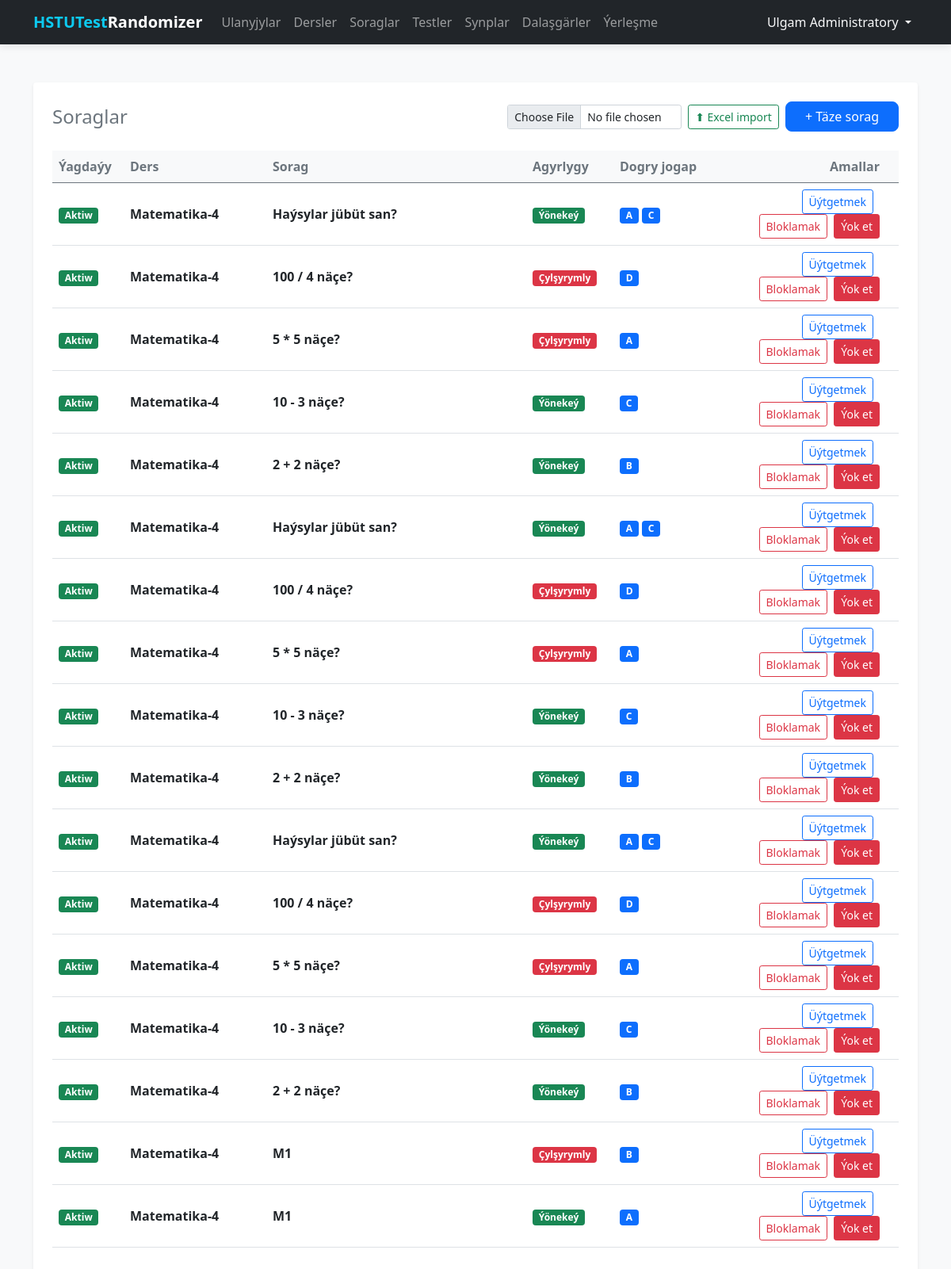
The page /questions/ (signed in) on the database its author committed.
### tables this page shows
CREATE TABLE users (
    id INTEGER PRIMARY KEY AUTOINCREMENT,
    full_name TEXT NOT NULL,
    username TEXT UNIQUE NOT NULL,
    password TEXT NOT NULL
);

CREATE TABLE questions (
    id INTEGER PRIMARY KEY AUTOINCREMENT,
    subject_id INTEGER NOT NULL,
    question_text TEXT,
    question_image TEXT,
    correct_option TEXT NOT NULL,
    difficulty TEXT NOT NULL DEFAULT 'easy' CHECK (difficulty IN ('easy', 'hard')),
    is_active INTEGER DEFAULT 1,
    FOREIGN KEY (subject_id) REFERENCES subjects(id)
);

CREATE TABLE subjects (
    id INTEGER PRIMARY KEY AUTOINCREMENT,
    name TEXT NOT NULL UNIQUE,
    answer_count INTEGER NOT NULL DEFAULT 4,
    is_active INTEGER DEFAULT 1
);

### routes/questions.py (the view)
@questions_bp.route('/')
@login_required
def index():
    db = get_db_connection()
    rows = db.execute(
        '''
        SELECT
            q.id, q.is_active, q.subject_id,
            s.name AS subject_name,
            q.question_text, q.question_image,
            q.correct_option, q.difficulty
        FROM questions q
        JOIN subjects s ON q.subject_id = s.id
        ORDER BY s.name ASC, q.id DESC
        '''
    ).fetchall()
    db.close()
    return render_template('questions/list.html', questions=rows, difficulty_labels=DIFFICULTY_LABELS)

### database.py (called while the page is built)
def get_db_connection():
    conn = sqlite3.connect(DATABASE)
    conn.row_factory = sqlite3.Row
    return conn

### templates/questions/list.html (shortened to what this page needs)
{% extends 'base.html' %}
{% block content %}
<div class="main-card shadow-sm p-4 bg-white rounded">
    <div class="d-flex justify-content-between align-items-center mb-4">
        <h2 class="h4 mb-0 text-secondary">Soraglar</h2>
        <div class="d-flex gap-2 align-items-center">
            <form action="{{ url_for('questions.import_excel') }}" method="POST"
                  enctype="multipart/form-data" class="d-flex gap-2 align-items-center">
                <input type="file" name="file" accept=".xlsx,.xls"
                       class="form-control form-control-sm" style="width: 220px;" required>
                <button type="submit" class="btn btn-outline-success btn-sm text-nowrap">
                    ⬆ Excel import
                </button>
            </form>
            <a href="{{ url_for('questions.create') }}" class="btn btn-primary px-4">
                + Täze sorag
            </a>
        </div>
    </div>
    <div class="table-responsive">
        <table class="table table-hover align-middle">
            <thead class="table-light text-secondary">
                <tr>
                    <th style="width: 90px;">Ýagdaýy</th>
                    <th style="width: 180px;">Ders</th>
                    <th>Sorag</th>
                    <th style="width: 110px;">Agyrlygy</th>
                    <th style="width: 140px;">Dogry jogap</th>
                    <th class="text-end px-4" style="width: 220px;">Amallar</th>
                </tr>
            </thead>
            <tbody>
                {% for q in questions %}
                <tr class="{{ 'table-light opacity-50' if not q.is_active else '' }}">
                    <td>
                        {% if q.is_active %}
                        <span class="badge bg-success">Aktiw</span>
                        {% else %}
                        <span class="badge bg-secondary">Bloklanan</span>
                        {% endif %}
                    </td>
                    <td>
                        <strong>{{ q.subject_name }}</strong>
                    </td>
                    <td>
                        <div class="d-flex align-items-start gap-3">
                            <div>
                                {% if q.question_text %}
                                <div class="fw-bold" style="max-height:4.5em; overflow:hidden;">
                                    {{ q.question_text }}
                                </div>
                                {% else %}
                                <div class="fw-bold text-muted">— diňe surat</div>
                                {% endif %}
                            </div>
                        </div>
                    </td>
                    <td>
                        {% if q.difficulty == 'hard' %}
                        <span class="badge bg-danger">Çylşyrymly</span>
                        {% else %}
                        <span class="badge bg-success">Ýönekeý</span>
                        {% endif %}
                    </td>
                    <td>
                        {% for opt in q.correct_option.split(',') %}
                        <span class="badge bg-primary">{{ opt.strip()|upper }}</span>
                        {% endfor %}
                    </td>
                    <td class="text-end px-4">
                        <a href="{{ url_for('questions.edit', id=q.id) }}" class="btn btn-sm btn-outline-primary me-2">
                            Üýtgetmek
                        </a>
                        <form action="{{ url_for('questions.toggle', id=q.id) }}" method="POST" class="d-inline">
                            <button type="submit"
                                class="btn btn-sm {{ 'btn-outline-danger' if q.is_active else 'btn-outline-success' }}">
                                {{ 'Bloklamak' if q.is_active else 'Blokdan açmak' }}
                            </button>
                        </form>
                        <form action="{{ url_for('questions.delete', id=q.id) }}" method="POST" class="d-inline"
                              onsubmit="return confirm('Soragy ýok etmek?')">
                            <button type="submit" class="btn btn-sm btn-danger ms-1">Ýok et</button>
                        </form>
                    </td>
                </tr>
                {% else %}
                <tr>
                    <td colspan="6" class="text-center py-4 text-muted">Sorag sanawy boş</td>
                </tr>
                {% endfor %}
            </tbody>
        </table>
    </div>
</div>
{% endblock %}

### templates/base.html (shortened to what this page needs)
<!DOCTYPE html>
<html lang="ru">
<head>
    <link rel="stylesheet" href="{{ url_for('static', filename='css/bootstrap.min.css') }}">
</head>
<body>
    <nav class="navbar navbar-expand-lg navbar-dark bg-dark">
        <div class="container">
            <a class="navbar-brand fw-bold" href="/">
                <span class="text-info">HSTUTest</span>Randomizer
            </a>
            <div class="collapse navbar-collapse" id="navbarNav">
                <ul class="navbar-nav me-auto">
                    {% if current_user.is_authenticated %}
                    <li class="nav-item">
                        <a class="nav-link {{ 'active' if request.endpoint == 'users.index' }}"
                            href="{{ url_for('users.index') }}">Ulanyjylar</a>
                    </li>
                    <li class="nav-item">
                        <a class="nav-link" href="{{ url_for('subjects.index') }}">Dersler</a>
                    </li>
                    <li class="nav-item">
                        <a class="nav-link" href="{{ url_for('questions.index') }}">Soraglar</a>
                    </li>
                    <li class="nav-item">
                        <a class="nav-link {{ 'active' if request.endpoint and request.endpoint.startswith('tests.') }}"
                            href="{{ url_for('tests.index') }}">Testler</a>
                    </li>
                    <li class="nav-item">
                        <a class="nav-link {{ 'active' if request.endpoint and request.endpoint.startswith('classrooms.') }}"
                            href="{{ url_for('classrooms.index') }}">Synplar</a>
                    </li>
                    <li class="nav-item">
                        <a class="nav-link {{ 'active' if request.endpoint and request.endpoint.startswith('students.') }}"
                            href="{{ url_for('students.index') }}">Dalaşgärler</a>
                    </li>
                    <li class="nav-item">
                        <a class="nav-link {{ 'active' if request.endpoint and request.endpoint.startswith('exam.') }}"
                            href="{{ url_for('exam.index') }}">Ýerleşme</a>
                    </li>
                    {% endif %}
                </ul>
                <ul class="navbar-nav">
                    {% if current_user.is_authenticated %}
                    <li class="nav-item dropdown">
                        <a class="nav-link dropdown-toggle text-light" href="#" id="userDropdown" role="button"
                            data-bs-toggle="dropdown">
                            {{ current_user.full_name }}
                        </a>
                    </li>
                    {% else %}
                    <li class="nav-item">
                        <a class="nav-link" href="{{ url_for('auth.login') }}">Ulgama girmek</a>
                    </li>
                    {% endif %}
                </ul>
            </div>
        </div>
    </nav>
    <div class="container">
        {% block content %}{% endblock %}
    </div>
</body>
</html>

### templates/base.html (style rules this page uses)
:root { --bg-color: #f8f9fa; }
body { background-color: var(--bg-color); font-family: 'Segoe UI', Tahoma, Geneva, Verdana, sans-serif; }
.navbar { box-shadow: 0 2px 10px rgba(0, 0, 0, 0.1); }
.main-card { background: #ffffff; border: none; border-radius: 12px; box-shadow: 0 0.5rem 1rem rgba(0, 0, 0, 0.05); padding: 2rem; margin-top: 2rem; }
.btn-primary { border-radius: 8px; }

### rows shown on the page
users: full_name "Ulgam Administratory"
questions: shows "Aktiw", subject_name "Matematika-4", question_text "Haýsylar jübüt san?", difficulty "Ýönekeý", strip "A" "C", is_active "Bloklamak"
questions: shows "Aktiw", subject_name "Matematika-4", question_text "100 / 4 näçe?", difficulty "Çylşyrymly", strip "D", is_active "Bloklamak"
questions: shows "Aktiw", subject_name "Matematika-4", question_text "5 * 5 näçe?", difficulty "Çylşyrymly", strip "A", is_active "Bloklamak"
questions: shows "Aktiw", subject_name "Matematika-4", question_text "10 - 3 näçe?", difficulty "Ýönekeý", strip "C", is_active "Bloklamak"
questions: shows "Aktiw", subject_name "Matematika-4", question_text "2 + 2 näçe?", difficulty "Ýönekeý", strip "B", is_active "Bloklamak"
questions: shows "Aktiw", subject_name "Matematika-4", question_text "Haýsylar jübüt san?", difficulty "Ýönekeý", strip "A" "C", is_active "Bloklamak"
questions: shows "Aktiw", subject_name "Matematika-4", question_text "100 / 4 näçe?", difficulty "Çylşyrymly", strip "D", is_active "Bloklamak"
questions: shows "Aktiw", subject_name "Matematika-4", question_text "5 * 5 näçe?", difficulty "Çylşyrymly", strip "A", is_active "Bloklamak"
questions: shows "Aktiw", subject_name "Matematika-4", question_text "10 - 3 näçe?", difficulty "Ýönekeý", strip "C", is_active "Bloklamak"
questions: shows "Aktiw", subject_name "Matematika-4", question_text "2 + 2 näçe?", difficulty "Ýönekeý", strip "B", is_active "Bloklamak"
questions: shows "Aktiw", subject_name "Matematika-4", question_text "Haýsylar jübüt san?", difficulty "Ýönekeý", strip "A" "C", is_active "Bloklamak"
questions: shows "Aktiw", subject_name "Matematika-4", question_text "100 / 4 näçe?", difficulty "Çylşyrymly", strip "D", is_active "Bloklamak"
questions: shows "Aktiw", subject_name "Matematika-4", question_text "5 * 5 näçe?", difficulty "Çylşyrymly", strip "A", is_active "Bloklamak"
questions: shows "Aktiw", subject_name "Matematika-4", question_text "10 - 3 näçe?", difficulty "Ýönekeý", strip "C", is_active "Bloklamak"
questions: shows "Aktiw", subject_name "Matematika-4", question_text "2 + 2 näçe?", difficulty "Ýönekeý", strip "B", is_active "Bloklamak"
questions: shows "Aktiw", subject_name "Matematika-4", question_text "M1", difficulty "Çylşyrymly", strip "B", is_active "Bloklamak"
questions: shows "Aktiw", subject_name "Matematika-4", question_text "M1", difficulty "Ýönekeý", strip "A", is_active "Bloklamak"
